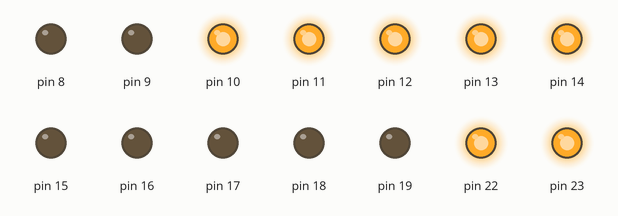
Simulated run of this sketch. Board: Arduino Uno, built with avr-gcc and run on an emulated ATmega328P. Shown: output pins drawn as LEDs (lit = HIGH).

Above: at 0.05 s.
At 0.65 s:
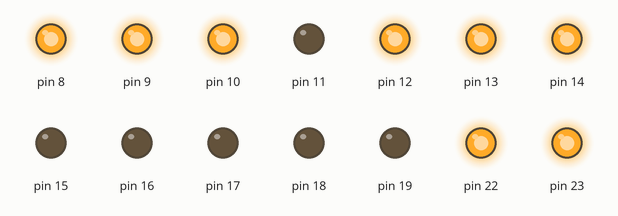
At 1.35 s:
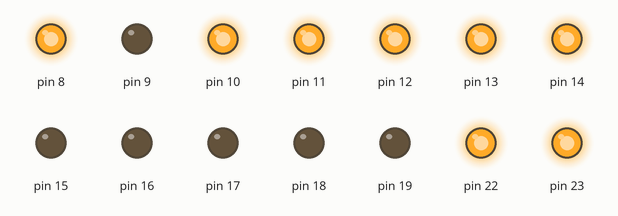
At 2.75 s:
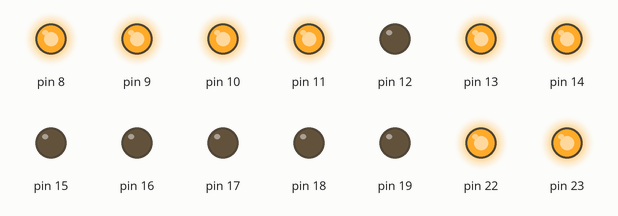
Timing chart, 0 to 3.0 s (numbered marks = the images above):
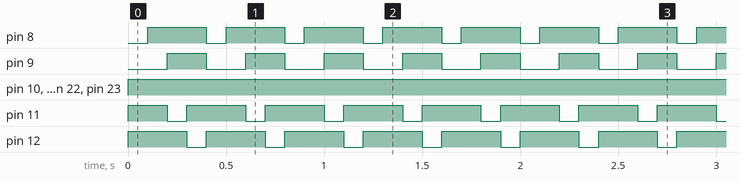

Measured:
- by itself, pin 8, pin 12: alternates HIGH for 0.30 s and LOW for 0.10 s
- by itself, pin 9: alternates HIGH for 0.20 s and LOW for 0.20 s
- by itself, pin 10, pin 13, pin 14, pin 22, pin 23: LOW → HIGH at 0.00 s
- by itself, pin 11: repeats every 0.40 s: LOW 0.10 s, HIGH 0.30 s

The sketch:

5x5_Matrix_Row_Display.ino
```cpp
#include <avr/io.h>
#include <avr/interrupt.h>

int main()
{
  DDRB = 0b11111111;
  DDRC = 0b11111111;
  PORTB = 0b11111111;
  PORTC = 0b00000000;
  while(1)
  {
    PORTC = 0x01;
    PORTB = 0b11111100;
    _delay_ms(100);
    PORTB = 0b11111101;
    _delay_ms(100);
    PORTB = 0b11110111;
    _delay_ms(100);
    PORTB = 0b11101111;
    _delay_ms(100);
  }
}
```
